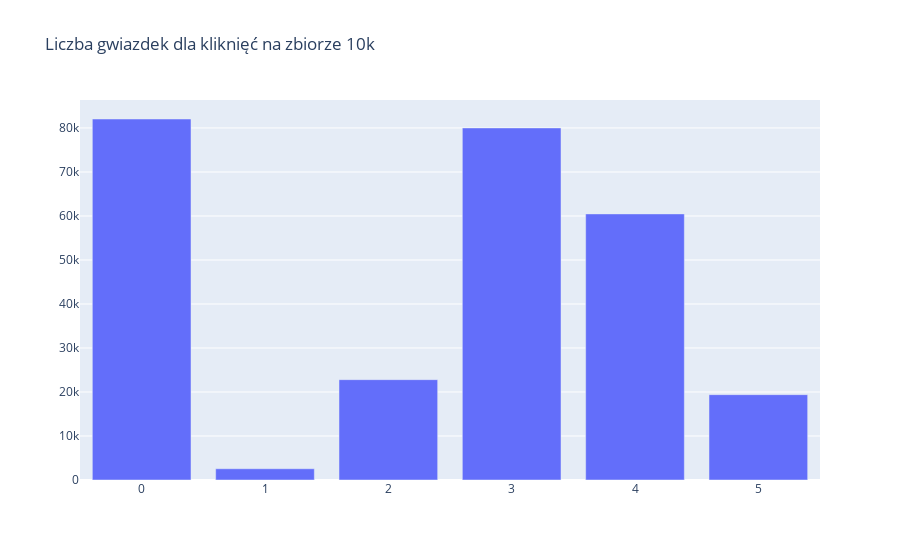

Notebook code for this chart:
### Code cell
import plotly.graph_objects as go
di = dict(collections.Counter(train.loc[train['clicked']==1]['Stars']))
fig = go.Figure(
    data=[go.Bar(y=list(di.values())[:6], x=list(di.keys())[:6])],
    layout_title_text="Liczba gwiazdek dla kliknięć"
)
fig.show()

### Figure 1 — Plotly figure (JSON) as saved in the notebook; plotly's stock layout.template omitted (floating-point values rounded to 4 significant figures)
{"data": [{"type": "bar", "x": [2, 4, 0, 3, 5, 1], "y": [22803, 60471, 82037, 80007, 19393, 2558]}], "layout": {"title": {"text": "Liczba gwiazdek dla kliknięć na zbiorze 10k"}}}
